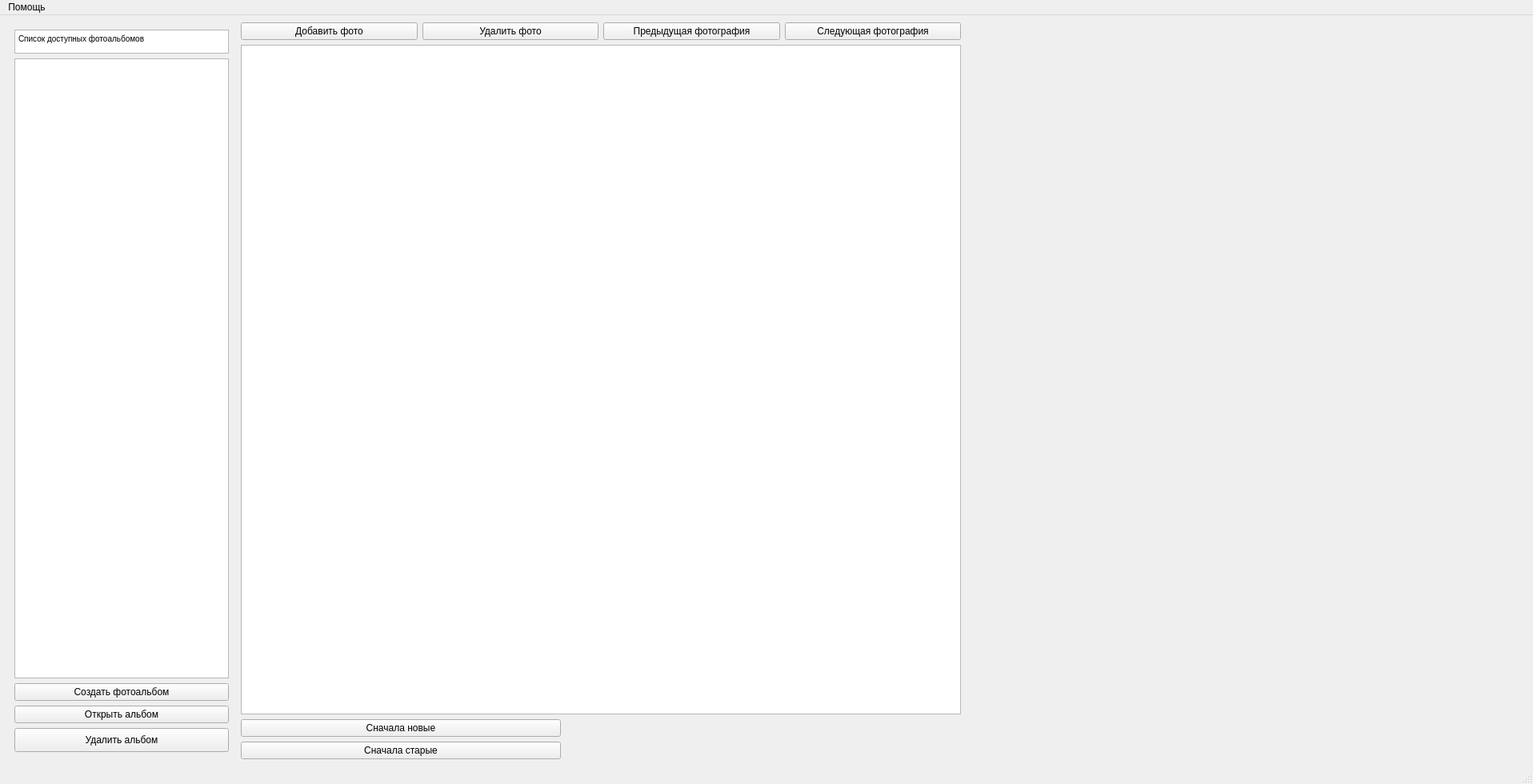
<?xml version="1.0" encoding="UTF-8"?>
<ui version="4.0">
 <class>MainWindow</class>
 <widget class="QMainWindow" name="MainWindow">
  <property name="geometry">
   <rect>
    <x>0</x>
    <y>0</y>
    <width>1916</width>
    <height>980</height>
   </rect>
  </property>
  <property name="maximumSize">
   <size>
    <width>16777215</width>
    <height>16777215</height>
   </size>
  </property>
  <property name="mouseTracking">
   <bool>false</bool>
  </property>
  <property name="windowTitle">
   <string>Image Viewer</string>
  </property>
  <property name="windowIcon">
   <iconset>
    <normaloff>../../Downloads/ic_photo_album_128_28567.ico</normaloff>../../Downloads/ic_photo_album_128_28567.ico</iconset>
  </property>
  <widget class="QWidget" name="centralwidget">
   <layout class="QHBoxLayout" name="horizontalLayout">
    <item>
     <widget class="QFrame" name="menuFrame">
      <property name="minimumSize">
       <size>
        <width>0</width>
        <height>178</height>
       </size>
      </property>
      <layout class="QGridLayout" name="gridLayout">
       <item row="3" column="0">
        <widget class="QPushButton" name="openDatabaseButton">
         <property name="text">
          <string>Открыть альбом</string>
         </property>
        </widget>
       </item>
       <item row="2" column="0">
        <widget class="QPushButton" name="createDatabaseButton">
         <property name="maximumSize">
          <size>
           <width>16777215</width>
           <height>16777215</height>
          </size>
         </property>
         <property name="text">
          <string>Создать фотоальбом</string>
         </property>
        </widget>
       </item>
       <item row="0" column="0">
        <widget class="QTextBrowser" name="textBrowser">
         <property name="maximumSize">
          <size>
           <width>16777215</width>
           <height>30</height>
          </size>
         </property>
         <property name="tabChangesFocus">
          <bool>false</bool>
         </property>
         <property name="undoRedoEnabled">
          <bool>false</bool>
         </property>
         <property name="html">
          <string>&lt;!DOCTYPE HTML PUBLIC &quot;-//W3C//DTD HTML 4.0//EN&quot; &quot;http://www.w3.org/TR/REC-html40/strict.dtd&quot;&gt;
&lt;html&gt;&lt;head&gt;&lt;meta name=&quot;qrichtext&quot; content=&quot;1&quot; /&gt;&lt;style type=&quot;text/css&quot;&gt;
p, li { white-space: pre-wrap; }
&lt;/style&gt;&lt;/head&gt;&lt;body style=&quot; font-family:'MS Shell Dlg 2'; font-size:7.8pt; font-weight:400; font-style:normal;&quot;&gt;
&lt;p style=&quot; margin-top:0px; margin-bottom:0px; margin-left:0px; margin-right:0px; -qt-block-indent:0; text-indent:0px;&quot;&gt;Список доступных фотоальбомов&lt;/p&gt;&lt;/body&gt;&lt;/html&gt;</string>
         </property>
        </widget>
       </item>
       <item row="4" column="0">
        <widget class="QPushButton" name="deleteAlbumButton">
         <property name="minimumSize">
          <size>
           <width>0</width>
           <height>30</height>
          </size>
         </property>
         <property name="maximumSize">
          <size>
           <width>16777215</width>
           <height>16777215</height>
          </size>
         </property>
         <property name="text">
          <string>Удалить альбом</string>
         </property>
        </widget>
       </item>
       <item row="1" column="0">
        <widget class="QListWidget" name="databaseListWidget">
         <property name="sizePolicy">
          <sizepolicy hsizetype="Minimum" vsizetype="Expanding">
           <horstretch>0</horstretch>
           <verstretch>0</verstretch>
          </sizepolicy>
         </property>
         <property name="maximumSize">
          <size>
           <width>16777215</width>
           <height>16777215</height>
          </size>
         </property>
        </widget>
       </item>
      </layout>
     </widget>
    </item>
    <item>
     <layout class="QVBoxLayout" name="verticalLayout">
      <item>
       <layout class="QHBoxLayout" name="horizontalLayoutButtons">
        <item>
         <widget class="QPushButton" name="addPhotoButton">
          <property name="text">
           <string>Добавить фото</string>
          </property>
         </widget>
        </item>
        <item>
         <widget class="QPushButton" name="deletePhotoButton">
          <property name="text">
           <string>Удалить фото</string>
          </property>
         </widget>
        </item>
        <item>
         <widget class="QPushButton" name="prevPhotoButton">
          <property name="text">
           <string>Предыдущая фотография</string>
          </property>
         </widget>
        </item>
        <item>
         <widget class="QPushButton" name="nextPhotoButton">
          <property name="text">
           <string>Следующая фотография</string>
          </property>
         </widget>
        </item>
       </layout>
      </item>
      <item>
       <widget class="QListWidget" name="listWidget">
        <property name="minimumSize">
         <size>
          <width>900</width>
          <height>0</height>
         </size>
        </property>
        <property name="maximumSize">
         <size>
          <width>16777215</width>
          <height>16777215</height>
         </size>
        </property>
        <property name="contextMenuPolicy">
         <enum>Qt::DefaultContextMenu</enum>
        </property>
       </widget>
      </item>
      <item>
       <widget class="QPushButton" name="sortDownButton">
        <property name="sizePolicy">
         <sizepolicy hsizetype="Minimum" vsizetype="Preferred">
          <horstretch>0</horstretch>
          <verstretch>0</verstretch>
         </sizepolicy>
        </property>
        <property name="maximumSize">
         <size>
          <width>400</width>
          <height>16777215</height>
         </size>
        </property>
        <property name="text">
         <string>Сначала новые</string>
        </property>
       </widget>
      </item>
      <item>
       <widget class="QPushButton" name="sortUpButton">
        <property name="maximumSize">
         <size>
          <width>400</width>
          <height>16777215</height>
         </size>
        </property>
        <property name="autoFillBackground">
         <bool>false</bool>
        </property>
        <property name="text">
         <string>Сначала старые</string>
        </property>
       </widget>
      </item>
     </layout>
    </item>
    <item>
     <widget class="QLabel" name="imageLabel">
      <property name="minimumSize">
       <size>
        <width>700</width>
        <height>600</height>
       </size>
      </property>
      <property name="maximumSize">
       <size>
        <width>16777215</width>
        <height>16777215</height>
       </size>
      </property>
      <property name="mouseTracking">
       <bool>true</bool>
      </property>
      <property name="autoFillBackground">
       <bool>false</bool>
      </property>
      <property name="text">
       <string/>
      </property>
      <property name="textFormat">
       <enum>Qt::PlainText</enum>
      </property>
      <property name="pixmap">
       <pixmap/>
      </property>
      <property name="scaledContents">
       <bool>true</bool>
      </property>
     </widget>
    </item>
   </layout>
  </widget>
  <widget class="QMenuBar" name="menubar">
   <property name="geometry">
    <rect>
     <x>0</x>
     <y>0</y>
     <width>1916</width>
     <height>26</height>
    </rect>
   </property>
   <widget class="QMenu" name="menu">
    <property name="title">
     <string>Помощь</string>
    </property>
    <addaction name="action"/>
    <addaction name="action_2"/>
   </widget>
   <addaction name="menu"/>
  </widget>
  <widget class="QStatusBar" name="statusbar"/>
  <action name="action">
   <property name="text">
    <string>Инфо</string>
   </property>
  </action>
  <action name="action_2">
   <property name="text">
    <string>Разработчик</string>
   </property>
  </action>
 </widget>
 <resources/>
 <connections/>
</ui>
